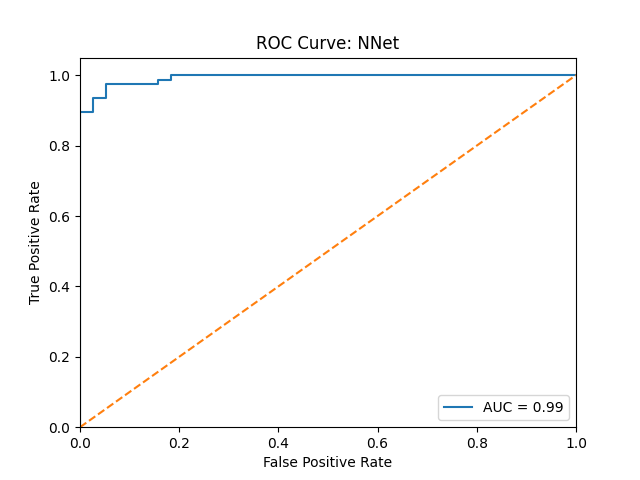

Python code for this plot:
import matplotlib.pyplot as plt

from sklearn.metrics import roc_curve, roc_auc_score

import torch
import torch.nn as nn
import torch.optim as optim

from utils import get_data


HL_SIZE = 10
NUM_EPOCH = 320
BATCH_SIZE = 10

class Classifier(nn.Module):
    def __init__(self, num_features):
        super().__init__()
        self.hidden1 = nn.Linear(num_features, HL_SIZE)
        self.activation1 = nn.ReLU()
        self.hidden2 = nn.Linear(HL_SIZE, num_features)
        self.activation2 = nn.ReLU()
        self.output = nn.Linear(num_features, 1)
        self.act_output = nn.Sigmoid()

    def forward(self, x):
        x = self.activation1(self.hidden1(x))
        x = self.activation2(self.hidden2(x))
        x = self.act_output(self.output(x))
        return x

X_train, X_test, y_train, y_test = get_data()

X_train = torch.tensor(X_train, dtype=torch.float32)
X_test = torch.tensor(X_test, dtype=torch.float32)
y_train = torch.tensor(y_train, dtype=torch.float32).reshape(-1, 1)
y_test = torch.tensor(y_test, dtype=torch.float32).reshape(-1, 1)

num_features = X_train.shape[1]
nn_model = Classifier(num_features)

# Loss function and optimizer
loss_fn = nn.BCELoss()
optimizer = optim.Adam(nn_model.parameters(), lr=0.001)

for epoch in range(NUM_EPOCH):
    total_loss = 0
    num_batches = 0
    for i in range(0, len(X_train), BATCH_SIZE):
        num_batches += 1
        Xbatch = X_train[i:i+BATCH_SIZE]
        y_pred = nn_model(Xbatch)
        ybatch = y_train[i:i+BATCH_SIZE]
        loss = loss_fn(y_pred, ybatch)
        total_loss += loss.item()
        optimizer.zero_grad()
        loss.backward()
        optimizer.step()

    if epoch % 100 == 0:
      print(f'Epoch {epoch}; average loss {round(total_loss / num_batches, 6)}')



with torch.no_grad():
    y_pred = nn_model(X_test)

auc = roc_auc_score(y_test, y_pred)
fpr, tpr, _ = roc_curve(y_test, y_pred)

# Plot ROC curve
plt.plot(fpr, tpr, label=f'AUC = {auc:.2f}')
plt.plot([0, 1], [0, 1], linestyle='--')
plt.xlim([0, 1])
plt.ylim([0, 1.05])
plt.xlabel('False Positive Rate')
plt.ylabel('True Positive Rate')
plt.title('ROC Curve: NNet')
plt.legend(loc='lower right')
plt.savefig('nnet.png')

print(f'Model AUC: {auc:.2f}')
